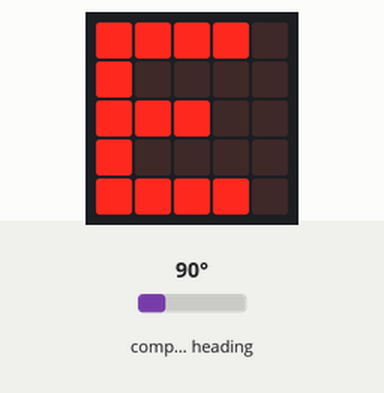
Bench run of a program on a simulated BBC micro:bit (MakeCode). Shown: the board's 5×5 LED display. The test bench sets the inputs (shaded band); at power-on: compass heading 90°. The 48×5 strip is a reading aid, not a part: it shows the text the display is scrolling, unrolled, one strip-width of it at a time; the compass is already calibrated.

Above: at 8.1 s.
8.2 s: compass heading set to 82°
At 8.9 s:
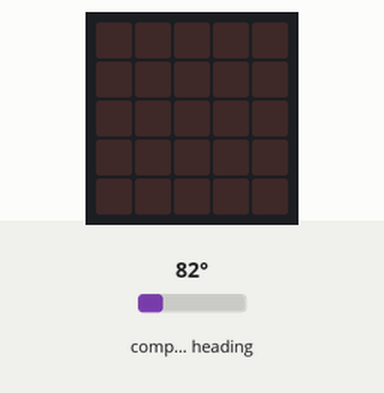
9.9 s: compass heading set to 180°
At 10.3 s:
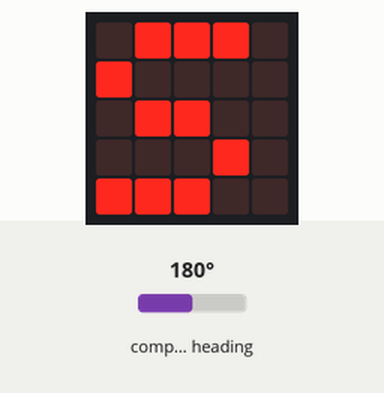
11.4 s: compass heading set to 175°
At 11.8 s:
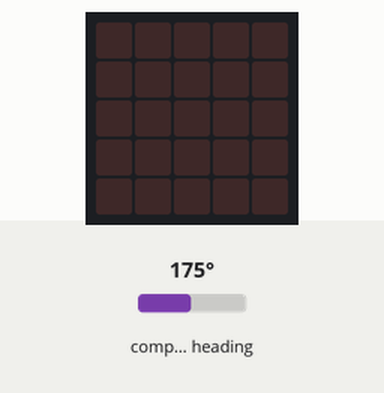
12.9 s: compass heading set to 97°
14.4 s: compass heading set to 88°
At 15.8 s:
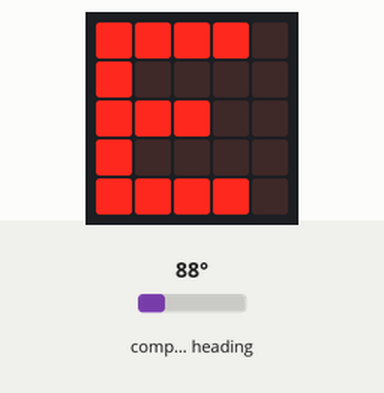
Timing chart, 0 to 16.9 s (numbered marks = the images above; inputs shaded):
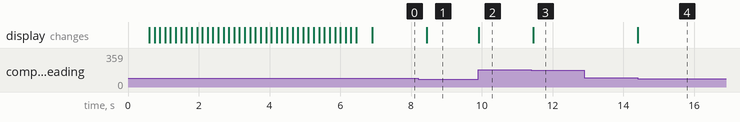

Measured:
- the behaviour switches between 88 and 87° on compass heading (found by bisection; images 0 and 1)
- the behaviour switches between 178 and 177° on compass heading (found by bisection; images 2 and 3)
- the behaviour switches between 93 and 92° on compass heading (found by bisection; images 3 and 4)
- after the input at 8.2 s, the display: changes after 0.24 s (image 1)
- after the input at 9.9 s, the display: changes at once (image 2)
- after the input at 11.4 s, the display: changes after 0.06 s (image 3)
- after the input at 12.9 s, every drawn part: stays the same
- after the input at 14.4 s, the display: changes at once (image 4)

The program:

main.ts
```typescript
basic.showIcon(IconNames.Happy)
basic.showString("KOMPAS")
basic.forever(function () {
    if (input.compassHeading() > 357 || input.compassHeading() < 3) {
        basic.showString("N")
    } else if (input.compassHeading() > 87 && input.compassHeading() < 93) {
        basic.showString("E")
    } else if (input.compassHeading() > 177 && input.compassHeading() < 183) {
        basic.showString("S")
    } else if (input.compassHeading() > 267 && input.compassHeading() < 273) {
        basic.showString("S")
    } else {
        basic.clearScreen()
    }
})
```

test.ts
```typescript
// tu są testy; nie będzie to kompilowane, gdy ten pakiet będzie używany jako rozszerzenie.
```
